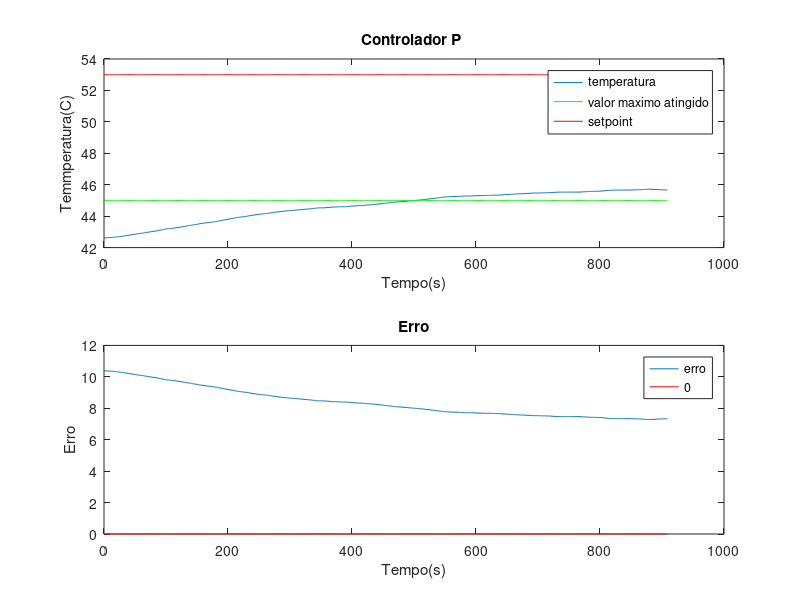

MATLAB code to generate this figure:
arquivo=load('zn_38_53_p.txt');%le o arquivo com os dados

amostras=size(arquivo);%identifica a quantidade de dados
amostras=amostras(1,1);%salva a quantidade de dados

temperatura=arquivo(:,1);
setpoint=arquivo(:,2);
erro=arquivo(:,3);
tempo_s=arquivo(:,4);
entrada_lamp=arquivo(:,5);

tempo_s=tempo_s-tempo_s(1,1);

subplot(2,1,1);
plot(tempo_s,temperatura,tempo_s,ones(amostras,1)*45,'g',tempo_s,ones(amostras,1)*53,'r')
legend('temperatura','valor maximo atingido','setpoint');
title ('Controlador P ');
xlabel ('Tempo(s)');
ylabel ('Temmperatura(C)');
subplot(2,1,2);
plot(tempo_s,erro,tempo_s,zeros(amostras,1),'r')
legend('erro','0');
title ('Erro');
xlabel ('Tempo(s)');
ylabel ('Erro');
print -dpng -r300 controlador_p.png 